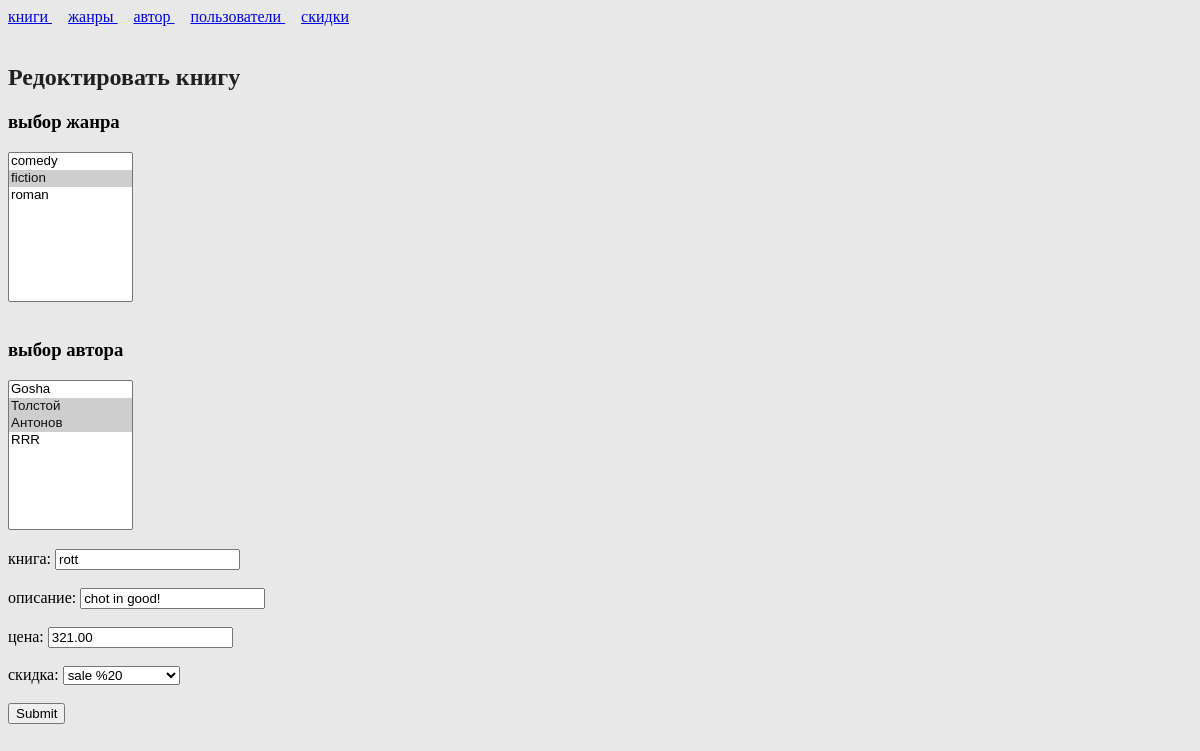
The page /admin.php?c=book&a=update&book_id=2 on the database its author committed.
### tables this page shows
CREATE TABLE `book` (
  `book_id` int(11) NOT NULL,
  `book_name` varchar(255) NOT NULL,
  `book_description` tinytext,
  `book_price` float(8,2) NOT NULL,
  `book_discount_id` int(11) NOT NULL
);

CREATE TABLE `discount` (
  `discount_id` int(11) NOT NULL,
  `discount_name` varchar(255) NOT NULL,
  `discount_tax` int(11) NOT NULL,
  `discount_type` tinyint(4) NOT NULL
);

### admin.php (called while the page is built, shortened)
<?php
include("config/config.php");
include("libraries/autoloader.php");
$app = new App($config);
$app->start();

### libraries/autoloader.php (called while the page is built, shortened)
<?php
if(!function_exists("LibLoader")){
    function LibLoader($class){
        $class = strtolower($class);
        $filePath = __DIR__."/".$class.".php";
    }
}
if(!function_exists("LibControllers")){
    function LibControllers($class){
        $class = ucfirst($class);
        $filePath = __DIR__."/../controllers/".$class.".php";
    }
}
if(!function_exists("LibModels")){
    function LibModels($class){
        $class = ucfirst($class);
        $filePath = __DIR__."/../models/".$class.".php";
    }
}

### models/Models.php (called while the page is built, shortened)
<?php
abstract class Models{
    protected $db;
    private static  $_models = [];
    public function __construct(){
        $this->db = App::$db;
    }
    public static function model($className = __CLASS__){
        if(isset(self::$_models[$className])){
            return self::$_models[$className];
        }else{
            self::$_models[$className] = new $className();
            return self::$_models[$className];
        }
    }
    public function findAll($params = [], $orders = []){
        $sql = "select * from ".$this->getTableName();
        $dbParams = [];
        $sth = $this->db->prepare($sql);
        $sth->execute($dbParams);
        return $sth->fetchAll(PDO::FETCH_ASSOC);
    }
    public function find($id){
        $sql = "select * from ".$this->getTableName()." where ".$this->getTableName()."_id = ?";
        $sql = $this->db->prepare($sql);
        $sql->execute(array($id));
        $sqlResult = $sql->fetch(PDO::FETCH_ASSOC);
        if($sqlResult){
            return $this;
        }else{
            return null;
        }
    }
}

### models/Genre.php (called while the page is built, shortened)
<?php
class Genre extends Models{
    public function getTableName(){
        return "genre";
    }
    public static function model($className = __CLASS__){
        return parent::model($className);
    }
}

### models/Book.php (called while the page is built, shortened)
<?php
class Book extends Models{
    public function getTableName(){
        return "book";
    }
}

### models/Author.php (called while the page is built, shortened)
<?php
class Author extends Models{
    public function getTableName(){
        return "author";
    }
    public static function model($className = __CLASS__){
        return parent::model($className);
    }
}

### libraries/db_new.php (called while the page is built, shortened)
<?php
class db_new extends PDO{
	public function select($sql, $single = false){
		$result = $this->query($sql, PDO::FETCH_ASSOC);
                $rows = [];
		foreach ($result as $row) {
			$rows[] = $row;
		}
        return $rows;
	}
}

### views/book/update.php (the view, shortened to what this page needs)
<!DOCTYPE html>
<html>
<head>
<link href="style.css" type="text/css" rel="stylesheet">
</head>
	<body>
	<?php include(BASE_PASS . 'views/menu.php'); ?>
    <h2>Редоктировать книгу</h2>
	<form action = 'admin.php?c=book&a=update' method = 'post'>
    <h3>выбор жанра</h3>
            <select name="genre[]" multiple="" style="height: 150px; width: 125px;">
                <?php foreach ($genres as $key => $value) {?>
                <option value="<?php echo $value["genre_id"];?>" <?=(in_array($value["genre_id"], $books["book_genre"])) ? "selected" : ""?>><?php echo $value["genre_name"];?></option>
                <?php } ?>
            </select><br><br>
    <h3>выбор автора</h3>
            <select name="author[]" multiple="" style="height: 150px; width: 125px;">
                <?php foreach ($authors as $key => $value) {?>
                <option value="<?php echo $value["author_id"];?>" <?=(in_array($value["author_id"], $books["book_author"])) ? "selected" : ""?>><?php echo $value["author_name"];?></option>
                <?php } ?>
            </select><br><br>
    книга: <input type="text" name = 'book' value ='<?=$books["book_name"]?>'><br><br>
    описание: <input type="text" name = 'book_description' value ='<?=$books["book_description"]?>'><br><br>
    цена: <input type="text" name = 'book_price' value ='<?=$books["book_price"]?>'><br><br>
    скидка: <select name="discount">
        <?php
        foreach ($discount as $value){ ?>
            <option <?=$value["discount_id"] == $books["book_discount_id"] ? "selected" : ""?>
                    value="<?=$value['discount_id']?>" ><?=$value['discount_name'].' %'.$value['discount_tax'];?></option>
        <?php } ?>
    </select><br><br>
            <input type = 'submit' name = 'submit' >
	</form>
	</body>
</html>

### style.css (style rules this page uses)
body { background: #E8E8E8; }
h2 { color: #202020; }

### rows shown on the page
book: book "rott", book_description "chot in good!", book_price "321.00", discount "sale %20"

### other values the page prints
form field value "comedy / fiction ☑ / roman"
form field value "Gosha / Толстой ☑ / Антонов ☑ / RRR"
